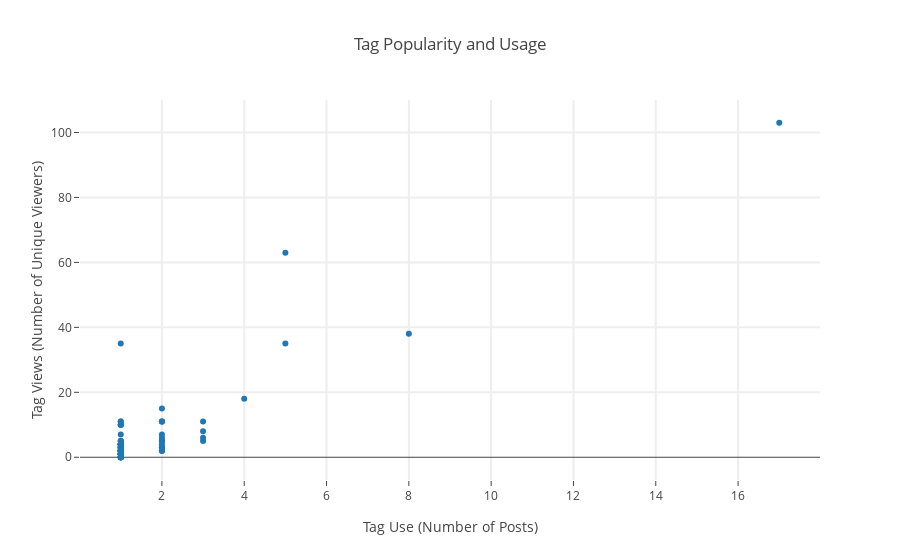

The notebook cell this image was saved under:
### Code cell
tag_names = [t for t in tags.keys()]
tag_views = [tags[t] for t in tag_names]
tag_occurs = [tag_uses[t] for t in tag_names]

import plotly
from plotly.graph_objs import Scatter, Layout, Bar

plotly.offline.init_notebook_mode(connected=True)

data = Scatter(
    y=tag_views, x=tag_occurs,
    text=tag_names,
    mode= 'markers',
)
fig = plotly.graph_objs.Figure(data=[data], layout=Layout(
    title= 'Tag Popularity and Usage',
    hovermode= 'closest',
    xaxis= dict(
        title= 'Tag Use (Number of Posts)',
        ticklen= 5,
        zeroline= False,
        gridwidth= 2,
    ),
    yaxis=dict(
        title= 'Tag Views (Number of Unique Viewers)',
        ticklen= 5,
        gridwidth= 2,
    ),
    showlegend= False
))
plotly.offline.iplot(fig)

### Figure 1 — Plotly figure (JSON) as saved in the notebook; plotly's stock layout.template omitted (floating-point values rounded to 4 significant figures)
{"data": [{"mode": "markers", "text": ["connectomics", "computation", "optogenetics", "neuroscience", "simulation", "gan", "cv", "neural-net", "zebrafish", "connectome", "integrator", "visual-system", "robot", "robotics", "kinematics", "autonomy", "distributed", "motion-coordination", "whale", "3d", "audio", "statistics", "fMRI", "MRI", "synapses", "deep-learning", "machine-learning", "computer-vision", "quick-read", "networks", "graphs", "internet", "paleontology", "stats", "electron-microscopy", "em", "image-segmentation", "oculomotion", "vision", "multiple-sclerosis", "neurology", "retina", "neural-nets", "biomimicry", "hardware", "octopus", "evolution", "nlp", "math", "graph-theory", "game-theory", "geometry", "automata", "extrastriate-cortex", "cognition", "birds", "microglia", "immunology", "inflammation", "development", "review", "electrophysiology", "signal-processing", "GCaMP6", "transgenic", "epilepsy", "music", "physics", "banjo", "oscillator", "drum", "vibration", "finance", "markets", "trading", "hft", "brainwaves", "BCI", "EEG", "common-cold", "zinc", "segmentation", "password", "security", "privacy", "fish", "deep-sea", "oceans", "alzheimers", "infrastructure", "PET"], "type": "scatter", "x": [4, 3, 2, 17, 3, 2, 1, 3, 1, 1, 1, 1, 1, 1, 1, 1, 1, 2, 1, 1, 1, 2, 1, 2, 1, 8, 3, 5, 1, 1, 1, 1, 1, 1, 1, 2, 2, 1, 5, 1, 1, 2, 2, 1, 1, 1, 1, 1, 2, 2, 1, 1, 1, 1, 1, 1, 1, 2, 1, 1, 2, 2, 2, 1, 1, 1, 2, 1, 1, 1, 1, 1, 1, 1, 1, 1, 1, 1, 1, 1, 1, 1, 1, 1, 1, 1, 1, 1, 1, 1, 1], "y": [18, 5, 2, 103, 8, 2, 2, 6, 2, 2, 2, 2, 2, 2, 2, 1, 1, 5, 4, 4, 4, 15, 5, 5, 10, 38, 11, 35, 10, 4, 4, 4, 5, 5, 4, 11, 6, 35, 63, 4, 4, 7, 3, 2, 2, 3, 3, 1, 3, 3, 1, 1, 1, 2, 11, 11, 1, 11, 1, 1, 11, 5, 2, 4, 4, 4, 4, 3, 3, 3, 3, 3, 0, 0, 0, 0, 1, 1, 1, 10, 10, 7, 0, 0, 0, 2, 2, 2, 0, 0, 0]}], "layout": {"hovermode": "closest", "showlegend": false, "title": "Tag Popularity and Usage", "xaxis": {"gridwidth": 2, "ticklen": 5, "title": "Tag Use (Number of Posts)", "zeroline": false}, "yaxis": {"gridwidth": 2, "ticklen": 5, "title": "Tag Views (Number of Unique Viewers)"}}}
